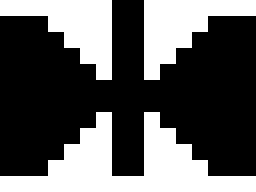

The image is a tile-based game level rendered from a .tmx file. Its description and complete source (layers, tilesets, objects, tile grids) follow:
An orthogonal 16x12 tile map with 16x16 px tiles, 1 tile layer (Tile Layer 1).

<map version="1.0" tiledversion="1.0.3" orientation="orthogonal" renderorder="right-down" width="16" height="12" tilewidth="16" tileheight="16" nextobjectid="1">
 <tileset firstgid="1" source="../image/walls16.tsx" />
 <layer name="Tile Layer 1" width="16" height="12">
  <data encoding="csv">
4,4,4,4,4,4,4,0,0,4,4,4,4,4,4,4,
0,0,0,4,4,4,4,0,0,4,4,4,4,0,0,0,
0,0,0,0,4,4,4,0,0,4,4,4,0,0,0,0,
0,0,0,0,0,4,4,0,0,4,4,0,0,0,0,0,
0,0,0,0,0,0,4,0,0,4,0,0,0,0,0,0,
0,0,0,0,0,0,0,0,0,0,0,0,0,0,0,0,
0,0,0,0,0,0,0,0,0,0,0,0,0,0,0,0,
0,0,0,0,0,0,4,0,0,4,0,0,0,0,0,0,
0,0,0,0,0,4,4,0,0,4,4,0,0,0,0,0,
0,0,0,0,4,4,4,0,0,4,4,4,0,0,0,0,
0,0,0,4,4,4,4,0,0,4,4,4,4,0,0,0,
4,4,4,4,4,4,4,4,4,4,4,4,4,4,4,4
</data>
 </layer>
</map>
